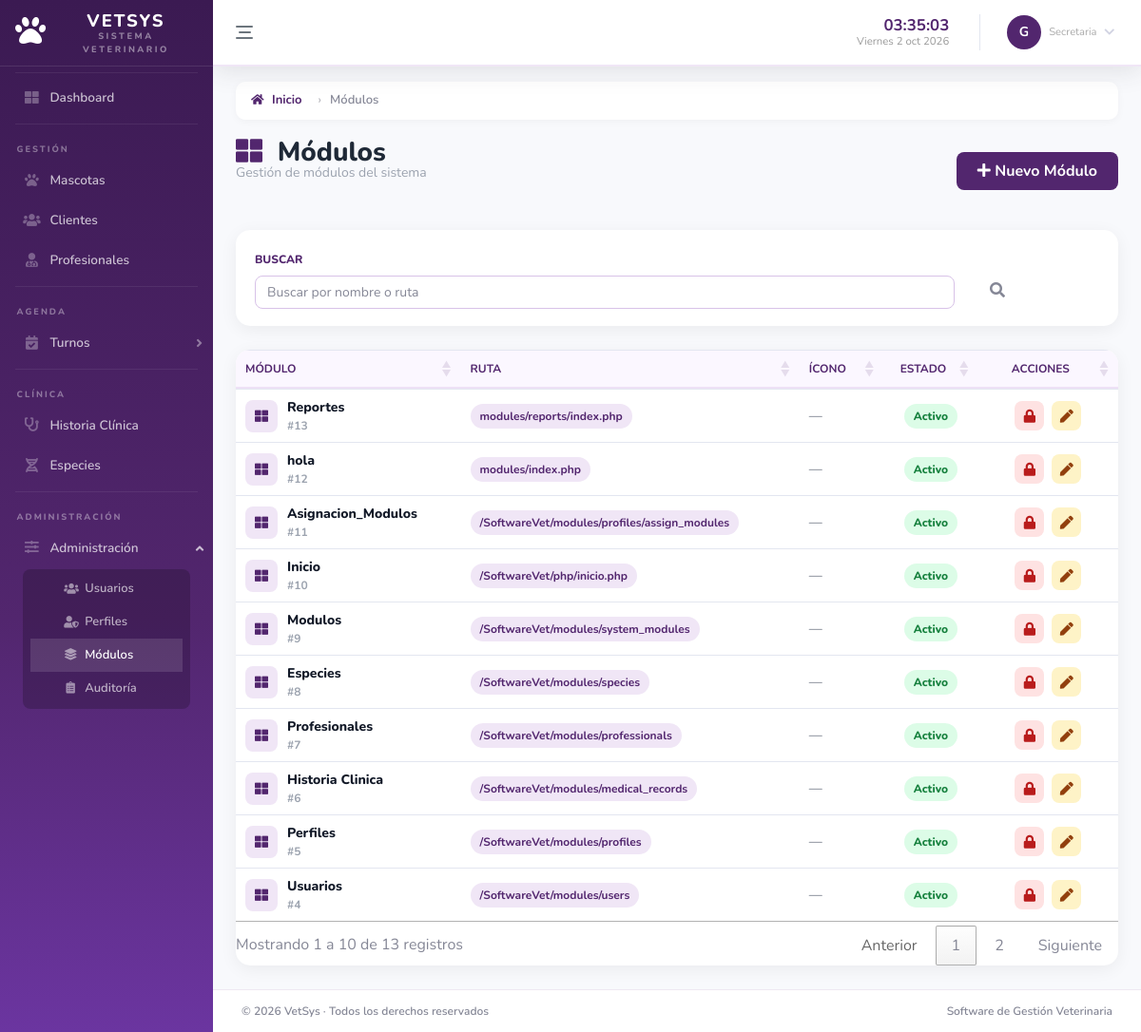
Screenshot of /modules/system_modules/index.php (signed in) with the database file from the repository.
### tables this page shows
CREATE TABLE `modulo` (
  `id_modulo` int NOT NULL AUTO_INCREMENT,
  `nombre_modulo` varchar(80) NOT NULL,
  `ruta` varchar(150) NOT NULL,
  `icono` varchar(50) DEFAULT NULL,
  `estado` tinyint DEFAULT '1',
  PRIMARY KEY (`id_modulo`)
);

### modules/system_modules/controllers/systemModuleController.php (called while the page is built, shortened)
<?php
require_once __DIR__ . '/../models/SystemModuleModel.php';
class SystemModuleController{
    private $model;
    public function __construct($conexion){
        $this->model = new SystemModuleModel($conexion);
    }
    public function index(){
    $buscar = trim($_GET['buscar'] ?? '');
    $modulos = $this->model->getAll($buscar);
    require_once __DIR__ . '/../views/index.php';
    }
}

### modules/system_modules/index.php (called while the page is built, shortened)
<?php
require_once '../../app/validateRoute.php';
require_once 'controllers/systemModuleController.php';
$controller = new SystemModuleController($conexion);
$controller->index();

### modules/system_modules/models/systemModuleModel.php (called while the page is built, shortened)
<?php
class SystemModuleModel{
    private $conexion;
    public function __construct($conexion){
        $this->conexion = $conexion;
    }
    public function getAll($buscar = ''){
    $whereBuscar = "";
    return $this->conexion->query("SELECT id_modulo, nombre_modulo, ruta, icono, estado
        FROM modulo WHERE 1=1 $whereBuscar ORDER BY id_modulo DESC");
    }
}

### modules/system_modules/views/index.php (the view, shortened to what this page needs)
<?php
require_once '../../app/menu.php';
?>
<!DOCTYPE html>
<html lang="es">
<head>
<link href="../../vendor/fontawesome-free/css/all.min.css" rel="stylesheet">
<link href="../../css/sb-admin-2.min.css" rel="stylesheet">
<link href="../../css/index_module.css" rel="stylesheet">
<link rel="stylesheet" href="https://cdn.datatables.net/1.13.8/css/jquery.dataTables.min.css">
<link rel="stylesheet" href="https://cdn.datatables.net/buttons/2.4.2/css/buttons.dataTables.min.css">
</head>
<body>
<div class="vetsys-breadcrumb-container">
    <ol class="vetsys-breadcrumb">
        <li class="breadcrumb-item">
            <a href="/SoftwareVet/app/inicio.php">
                <i class="fas fa-home"></i> Inicio
            </a>
        </li>
        <li class="breadcrumb-item active">
            Módulos
        </li>
    </ol>
</div>
<div class="container-fluid">
    <div class="d-flex justify-content-between align-items-center flex-wrap mb-4">
        <div>
            <h1 class="h3 page-title">
                <i class="fas fa-th-large mr-2"></i> Módulos
            </h1>
            <div class="page-subtitle">Gestión de módulos del sistema</div>
        </div>
        <a href="create.php" class="btn btn-purple">
            <i class="fas fa-plus"></i> Nuevo Módulo
        </a>
    </div>
    <form method="GET" class="filter-card">
        <div class="row align-items-end">
            <div class="col-md-10">
                <label>Buscar</label>
                <input
                    type="text"
                    name="buscar"
                    class="form-control"
                    placeholder="Buscar por nombre o ruta"
                    value="<?= htmlspecialchars($_GET['buscar'] ?? '') ?>">
            </div>
             <div class="col-md-2">
                <button type="submit" class="btn btn-filtro" title="Buscar">
                    <i class="fas fa-search"></i>
                </button>
            </div>
        </div>
    </form>
    <div class="table-card">
        <div class="table-responsive">
            <table class="table table-hover" width="100%" id="tablaModulos">
                <thead>
                    <tr>
                        <th>Módulo</th>
                        <th>Ruta</th>
                        <th>Ícono</th>
                        <th class="text-center">Estado</th>
                        <th class="text-center acciones-th">Acciones</th>
                    </tr>
                </thead>
<tbody>
    <?php if ($modulos && $modulos->num_rows > 0) { ?>
        <?php while ($row = $modulos->fetch_object()) { ?>
            <tr class="<?= $row->estado == 0 ? 'inactivo-row' : '' ?>">
                <td>
                    <div class="d-flex align-items-center">
                        <span class="modulo-icon">
                            <i class="<?= !empty($row->icono) ? htmlspecialchars($row->icono) : 'fas fa-th-large' ?>"></i>
                        </span>
                        <div>
                            <div class="modulo-name">
                                <?= htmlspecialchars($row->nombre_modulo) ?>
                            </div>
                            <div class="modulo-id">
                                #<?= $row->id_modulo ?>
                            </div>
                        </div>
                    </div>
                </td>
                <td>
                    <span class="ruta-badge">
                        <?= htmlspecialchars($row->ruta) ?>
                    </span>
                </td>
                <td class="dato-muted">
                    <?php if (!empty($row->icono)) { ?>
                        <i class="<?= htmlspecialchars($row->icono) ?> mr-1"></i>
                        <?= htmlspecialchars($row->icono) ?>
                    <?php } else { ?>
                        —
                    <?php } ?>
                </td>
                <td class="text-center">
                    <?php if ($row->estado == 1) { ?>
                        <span class="badge-estado activo">Activo</span>
                    <?php } else { ?>
                        <span class="badge-estado inactivo">Inactivo</span>
                    <?php } ?>
                </td>
                <td class="acciones-td">
                    <div class="acciones-wrap">
                        <button
                            class="btn-action <?= $row->estado == 1 ? 'btn-desactivar' : 'btn-activar' ?>"
                            data-toggle="modal"
                            data-target="#modalEstadoModulo"
                            data-id="<?= $row->id_modulo ?>"
                            data-nombre="<?= htmlspecialchars($row->nombre_modulo) ?>"
                            data-estado="<?= $row->estado ?>"
                            title="<?= $row->estado == 1 ? 'Desactivar módulo' : 'Activar módulo' ?>">
                            <i class="<?= $row->estado == 1 ? 'fas fa-lock' : 'fas fa-check' ?>"></i>
                        </button>
                        <a href="edit.php?id=<?= $row->id_modulo ?>"
                        class="btn-action btn-edit"
                        title="Modificar">
                            <i class="fas fa-pen"></i>
                        </a>
                    </div>
                </td>
            </tr>
        <?php } ?>
    <?php } ?>
</tbody>
</table>
</div>
</div>
</div>
</body>
</html>

### css/style_menu.css (style rules this page uses)
html, body { overflow-x: hidden; }
.vetsys-breadcrumb-container { padding: 0 24px; margin-top: -8px; margin-bottom: 18px; }
.vetsys-breadcrumb { display: flex; align-items: center; flex-wrap: wrap; padding: 10px 16px; margin: 0; list-style: none; background: #ffffff; border-radius: 10px; box-shadow: 0 2px 8px rgba(0, 0, 0, 0.04); font-size: 13px; }
.vetsys-breadcrumb a { color: #52266E; font-weight: 700; text-decoration: none; }
.vetsys-breadcrumb .breadcrumb-item + .breadcrumb-item::before { content: "›"; color: #b7b7bd; padding: 0 9px; }
.vetsys-breadcrumb .breadcrumb-item.active { color: #858796; font-weight: 600; }
.vetsys-breadcrumb .fa-home { margin-right: 5px; font-size: 12px; }

### css/index_module.css (style rules this page uses)
.page-title i, .titulo-pagina i { color: #52266E; }
.page-subtitle, .subtitulo-pagina, .subtitulo { color: #9ca3af; font-size: 14px; margin-top: -8px; margin-bottom: 25px; }
label, .form-group label, .section-label { color: #52266E; font-size: 12px; font-weight: 800; text-transform: uppercase; }
.form-control { border: 1px solid #d8c2e8; border-radius: 8px; font-size: 14px; }
.btn-purple, .btn-guardar { background: #52266E; border: none; border-radius: 8px; color: #fff; font-weight: 700; padding: 8px 22px; }
.filter-card { background: #fff; border-radius: 15px; box-shadow: 0 4px 18px rgba(0, 0, 0, .06); margin-top: 25px; margin-bottom: 25px; padding: 18px 20px; }
.filter-card label { color: #52266E; font-size: 12px; font-weight: 800; text-transform: uppercase; }
.filter-card .form-control { border: 1px solid #d8c2e8; border-radius: 8px; font-size: 14px; }
.table-card { background: #fff; border-radius: 15px; box-shadow: 0 4px 18px rgba(0, 0, 0, .06); overflow: hidden; }
.table { margin-bottom: 0; }
thead th { background: #fbf7ff !important; border-bottom: 2px solid #eee1f6 !important; color: #52266E !important; font-size: 12px; font-weight: 800; text-transform: uppercase; }
tbody td { color: #374151; font-size: 14px; vertical-align: middle !important; }
td.text-center { vertical-align: middle !important; }
.dato-muted, .text-muted-vet { color: #6b7280; }
.cliente-name, .pet-name, .prof-name, .perfil-name, .modulo-name, .user-name, .especie-name, .mascota-name, .dato-valor { color: #111827; font-weight: 800; }
.cliente-id, .pet-id, .prof-id, .perfil-id, .modulo-id, .user-id, .hc-code { color: #9ca3af; font-size: 12px; font-weight: 700; }
.cliente-icon, .pet-icon, .prof-icon, .perfil-icon, .modulo-icon, .user-icon, .especie-icon, .historia-icon, .turno-icon { align-items: center; background: #f0e6f6; border-radius: 8px; color: #52266E; display: inline-flex; height: 34px; justify-content: center; margin-right: 10px; width: 34px; }
.btn-action { align-items: center; border: none; border-radius: 8px; display: inline-flex; height: 31px; justify-content: center; margin: 0 2px; text-decoration: none; width: 31px; }
.btn-edit { background: #fef3c7; color: #92400e; }
.btn-delete, .btn-desactivar { background: #fee2e2; color: #b91c1c; }
.acciones-td { min-width: 105px; }
.acciones-wrap { display: flex; gap: 4px; justify-content: center; }
.badge-total, .badge-raza, .badge-vet, .badge-especie, .badge-peso, .ruta-badge, .perfil-badge { background: #f0e6f6; border-radius: 999px; color: #52266E; display: inline-block; font-size: 12px; font-weight: 700; padding: 4px 10px; }
.badge-estado { border-radius: 999px; display: inline-block; font-size: 12px; font-weight: 800; padding: 4px 10px; }
.badge-estado.activo, .estado-confirmado, .estado-completado { background: #dcfce7; color: #15803d; }

### rows the page displays
modulo: nombre_modulo "Reportes", id_modulo "13", ruta "modules/reports/index.php", estado "Activo"
modulo: nombre_modulo "hola", id_modulo "12", ruta "modules/index.php", estado "Activo"
modulo: nombre_modulo "Asignacion_Modulos", id_modulo "11", ruta "/SoftwareVet/modules/profiles/assign_modules", estado "Activo"
modulo: nombre_modulo "Inicio", id_modulo "10", ruta "/SoftwareVet/php/inicio.php", estado "Activo"
modulo: nombre_modulo "Modulos", id_modulo "9", ruta "/SoftwareVet/modules/system_modules", estado "Activo"
modulo: nombre_modulo "Especies", id_modulo "8", ruta "/SoftwareVet/modules/species", estado "Activo"
modulo: nombre_modulo "Profesionales", id_modulo "7", ruta "/SoftwareVet/modules/professionals", estado "Activo"
modulo: nombre_modulo "Historia Clinica", id_modulo "6", ruta "/SoftwareVet/modules/medical_records", estado "Activo"
modulo: nombre_modulo "Perfiles", id_modulo "5", ruta "/SoftwareVet/modules/profiles", estado "Activo"
modulo: nombre_modulo "Usuarios", id_modulo "4", ruta "/SoftwareVet/modules/users", estado "Activo"

### other values shown
$item['label'] "Usuarios"
$item['label'] "Perfiles"
$item['label'] "Módulos"
$item['label'] "Auditoría"
$iniciales "G"
$nombrePerfilSeguro "Secretaria"
